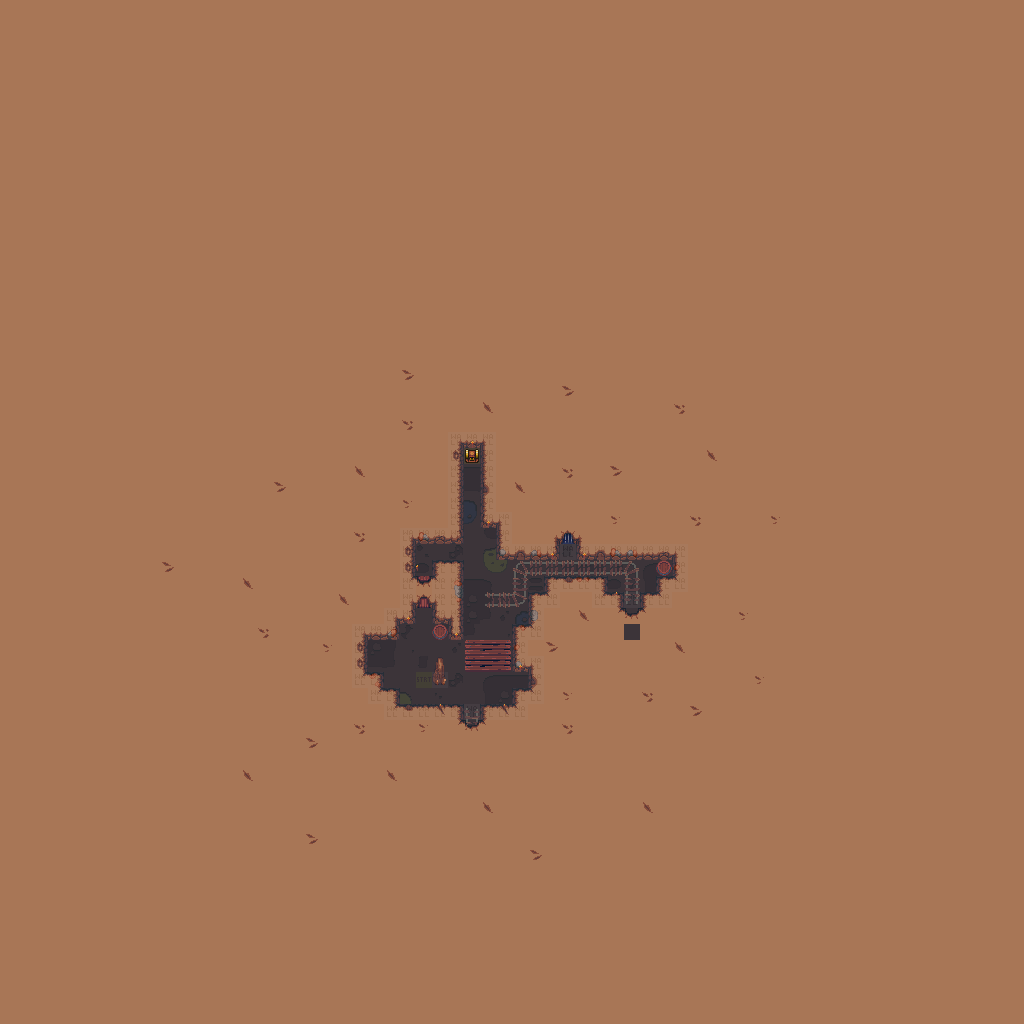

Tiled map render using the project's own tile images. Description and the map definition, with tile-layer contents summarised, below:
An orthogonal 64x64 tile map with 16x16 px tiles, 6 tile layers (Art_Background, Art_Gameplay, Art_Middleground, SlimeCover, ...), 3 tilesets and 1 object (spawn).

<map version="1.2" tiledversion="1.2.4" orientation="orthogonal" renderorder="right-down" width="64" height="64" tilewidth="16" tileheight="16" infinite="0" backgroundcolor="#a87656" nextlayerid="13" nextobjectid="2">
 <tileset firstgid="1" source="tileset/GameplayTileset.tsx" />
 <tileset firstgid="33" source="tileset/SlimeCave.tsx" />
 <tileset firstgid="584" source="tileset/GameplayImages.tsx" />
 <layer id="6" name="Art_Background" width="64" height="64">
  <data>[4096 cells, 4096 non-empty, 66 distinct tile ids]</data>
 </layer>
 <layer id="11" name="Art_Gameplay" width="64" height="64">
  <data>[4096 cells, 10 non-empty, 10 distinct tile ids]</data>
 </layer>
 <layer id="10" name="Art_Middleground" width="64" height="64">
  <data>[4096 cells, 25 non-empty, 14 distinct tile ids]</data>
 </layer>
 <layer id="12" name="SlimeCover" width="64" height="64">
  <data>[4096 cells, 0 non-empty, 0 distinct tile ids]</data>
 </layer>
 <layer id="9" name="Art_Foreground" width="64" height="64">
  <data>[4096 cells, 61 non-empty, 15 distinct tile ids]</data>
 </layer>
 <layer id="7" name="Gameplay" width="64" height="64" opacity="0.08">
  <data>[4096 cells, 96 non-empty, 4 distinct tile ids]</data>
 </layer>
 <objectgroup id="8" name="Properties">
  <object id="1" name="spawn" x="416" y="672" width="16" height="16" />
 </objectgroup>
</map>
